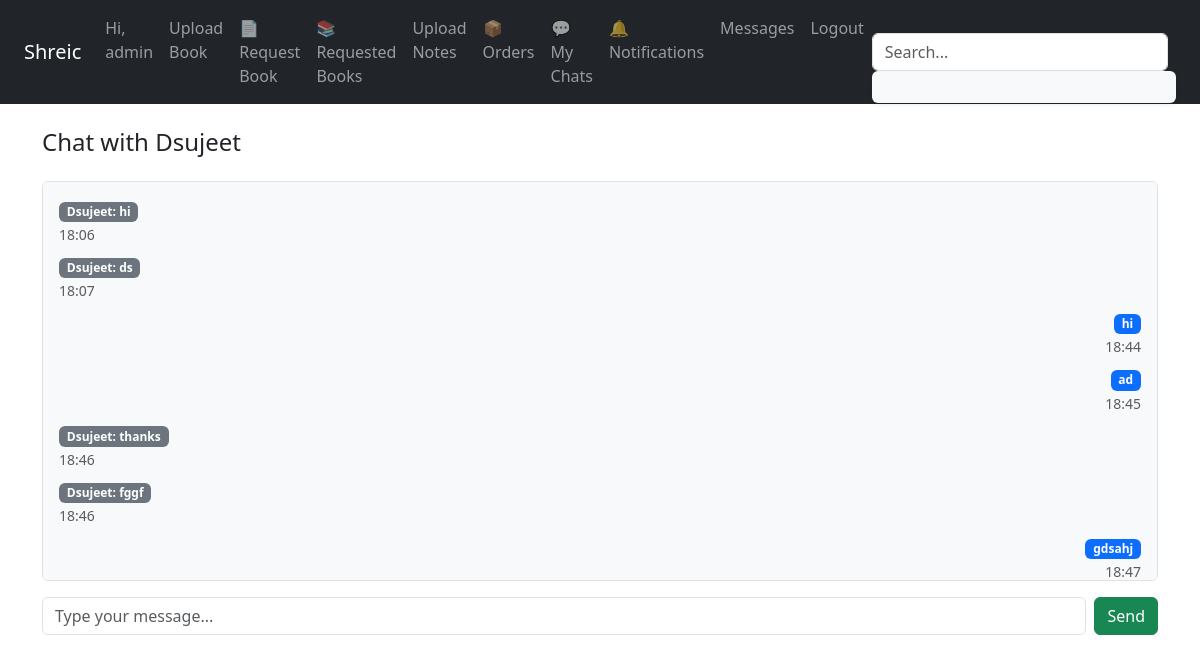
The page /chat/2/ (signed in) on the database its author committed.
### core/models.py (models this page shows, shortened)
class MyUser(AbstractUser):
    full_name = models.CharField(max_length=200)
    gender = models.ForeignKey(Gender, on_delete=models.SET_NULL, null=True, blank=True)
    college = models.ForeignKey(College, on_delete=models.SET_NULL, null=True, blank=True)
    city = models.ForeignKey(City, on_delete=models.SET_NULL, null=True, blank=True)
    state = models.ForeignKey(State, on_delete=models.SET_NULL, null=True, blank=True)
    country = models.ForeignKey(Country, on_delete=models.SET_NULL, null=True, blank=True)

class ChatW(models.Model):
    room = models.ForeignKey(ChatRoom, on_delete=models.CASCADE)
    sender = models.ForeignKey(MyUser, on_delete=models.CASCADE)
    message = models.TextField()
    timestamp = models.DateTimeField(auto_now_add=True)
    is_read = models.BooleanField(default=False)  # 👈 NEW LINE

### core/views.py (the view)
# urls.py: path('chat/<int:user_id>/', views.chat_view, name='chat'),
@login_required
def chat_view(request, user_id):
    other_user = get_object_or_404(MyUser, id=user_id)
    room, created = ChatRoom.objects.get_or_create(
        user1=min(request.user, other_user, key=lambda u: u.id),
        user2=max(request.user, other_user, key=lambda u: u.id)
    )
    messages = ChatW.objects.filter(room=room).order_by('timestamp')
    messages.filter(sender=other_user, is_read=False).update(is_read=True)
    if request.method == 'POST':
        form = MessageForm(request.POST)
        if form.is_valid():
            message = form.save(commit=False)
            message.room = room
            message.sender = request.user
            message.is_read = False
            message.save()
            return redirect('chat', user_id=other_user.id)
    else:
        form = MessageForm()
    return render(request, 'core/chat.html', {
        'room': room,
        'messages': messages,
        'form': form,
        'other_user': other_user
    })

### core/forms.py
class MessageForm(forms.ModelForm):
    class Meta:
        model = ChatW
        fields = ['message']
        widgets = {
            'message': forms.TextInput(attrs={'class': 'form-control', 'placeholder': 'Type your message...'}),
        }

### core/views.py (called while the page is built)
def base_context(request):
    if request.user.is_authenticated:
        unread_count = ChatW.objects.filter(
            room__in=ChatRoom.objects.filter(
                models.Q(user1=request.user) | models.Q(user2=request.user)
            ),
            is_read=False
        ).exclude(sender=request.user).count()
        return {'unread_count': unread_count}
    return {}

### core/templates/core/chat.html (shortened to what this page needs)
{% extends 'core/base.html' %}
{% block content %}
<h4 class="mb-4">Chat with {{ other_user.username }}</h4>
<div class="border rounded p-3 mb-3 bg-light" style="max-height: 400px; overflow-y: auto;">
  {% for msg in messages %}
    {% if msg.sender == user %}
      <div class="text-end mb-2">
        <span class="badge bg-primary">{{ msg.message }}</span><br>
        <small class="text-muted">{{ msg.timestamp|date:"H:i" }}</small>
      </div>
    {% else %}
      <div class="text-start mb-2">
        <span class="badge bg-secondary">{{ msg.sender.username }}: {{ msg.message }}</span><br>
        <small class="text-muted">{{ msg.timestamp|date:"H:i" }}</small>
      </div>
    {% endif %}
  {% endfor %}
</div>
<form method="post" class="d-flex">
  {{ form.message }}
  <button class="btn btn-success ms-2" type="submit">Send</button>
</form>
{% endblock %}

### core/templates/core/base.html (shortened to what this page needs)
<!DOCTYPE html>
<html>
<head>
    <link rel="stylesheet" href="https://cdn.jsdelivr.net/npm/bootstrap@5.3.3/dist/css/bootstrap.min.css">
</head>
<body>
    <nav class="navbar navbar-expand-lg navbar-dark bg-dark px-4">
        <a class="navbar-brand" href="/">Shreic</a>
        <div class="collapse navbar-collapse">
            <ul class="navbar-nav ms-auto">
                {% if user.is_authenticated %}
                    <li class="nav-item"><a class="nav-link" href="#">Hi, {{ user.username }}</a></li>
                    <li class="nav-item"><a class="nav-link" href="{% url 'upload_book' %}">Upload Book</a></li>
                    <li class="nav-item"><a class="nav-link" href="{% url 'request_book' %}">📄 Request Book</a></li>
                    <li class="nav-item"><a class="nav-link" href="{% url 'list_book_requests' %}">📚 Requested Books</a></li>
                    <li class="nav-item"><a class="nav-link" href="{% url 'upload_notes' %}">Upload Notes</a></li>
                    <li class="nav-item">
                      <a class="nav-link" href="{% url 'order_history' %}">📦 Orders</a>
                    </li>
                    <li class="nav-item"><a class="nav-link" href="{% url 'chat_inbox' %}">💬 My Chats</a></li>
                    <li class="nav-item">
                      <a class="nav-link" href="#">
                        🔔 Notifications
                      </a>
                    </li>
                    <li class="nav-item"><a class="nav-link" href="{% url 'user_list' %}">Messages</a></li>
                    <li class="nav-item"><a class="nav-link" href="{% url 'logout' %}">Logout</a></li>
                {% else %}
                    <li class="nav-item"><a class="nav-link" href="{% url 'signup' %}">Sign Up</a></li>
                    <li class="nav-item"><a class="nav-link" href="{% url 'login' %}">Login</a></li>
                {% endif %}
            </ul>
            <form class="d-flex position-relative w-100" role="search" onsubmit="return false;">
              <input class="form-control me-2" type="search" id="searchInput" placeholder="Search..." aria-label="Search">
              <div id="searchResults" class="bg-light p-3 rounded shadow-sm w-100"
                style="position: absolute; top: 100%; left: 0; z-index: 1000;"></div>
            </form>
        </div>
    </nav>
    <div class="container mt-4">
        {% block content %}
        {% endblock %}
    </div>
</body>
</html>

### rows shown on the page
MyUser: username "admin"
MyUser: username "Dsujeet"
ChatW: sender.username "Dsujeet", message "hi", timestamp "18:06"
ChatW: sender.username "Dsujeet", message "ds", timestamp "18:07"
ChatW: message "hi", timestamp "18:44"
ChatW: message "ad", timestamp "18:45"
ChatW: sender.username "Dsujeet", message "thanks", timestamp "18:46"
ChatW: sender.username "Dsujeet", message "fggf", timestamp "18:46"
ChatW: message "gdsahj", timestamp "18:47"
